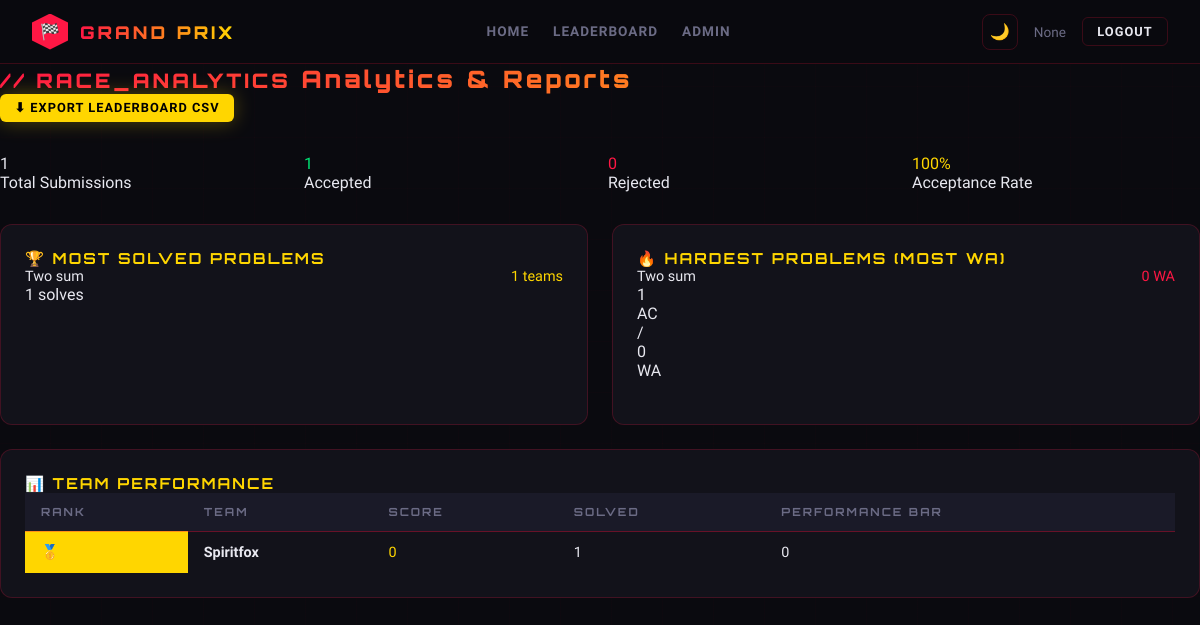
Page /admin/analytics (signed in) on the committed database.
### tables this page shows
CREATE TABLE problems (
            id INTEGER PRIMARY KEY AUTOINCREMENT,
            title TEXT NOT NULL,
            description TEXT NOT NULL,
            constraints TEXT,
            sample_input TEXT,
            sample_output TEXT,
            difficulty TEXT DEFAULT 'Medium',
            points INTEGER DEFAULT 100,
            category TEXT DEFAULT 'Arrays',
            visible INTEGER DEFAULT 0,
            created_at TEXT DEFAULT CURRENT_TIMESTAMP
        );

CREATE TABLE teams (
            id INTEGER PRIMARY KEY AUTOINCREMENT,
            name TEXT UNIQUE NOT NULL,
            team_code TEXT UNIQUE NOT NULL,
            invite_code TEXT UNIQUE NOT NULL,
            status TEXT DEFAULT 'pending',
            score INTEGER DEFAULT 0,
            penalty INTEGER DEFAULT 0,
            created_at TEXT DEFAULT CURRENT_TIMESTAMP
        );

### app.py (the view)
@app.route('/admin/analytics')
@admin_required
def admin_analytics():
    conn = get_db()
    total_subs = conn.execute('SELECT COUNT(*) as c FROM submissions').fetchone()['c']
    accepted = conn.execute('SELECT COUNT(*) as c FROM submissions WHERE status="Accepted"').fetchone()['c']
    most_solved = conn.execute('''
        SELECT p.title, COUNT(DISTINCT s.team_id) as c FROM submissions s
        JOIN problems p ON s.problem_id=p.id WHERE s.status="Accepted"
        GROUP BY s.problem_id ORDER BY c DESC LIMIT 5
    ''').fetchall()
    hardest = conn.execute('''
        SELECT p.title,
               SUM(CASE WHEN s.status="Wrong Answer" THEN 1 ELSE 0 END) as wrong,
               SUM(CASE WHEN s.status="Accepted" THEN 1 ELSE 0 END) as correct
        FROM submissions s JOIN problems p ON s.problem_id=p.id
        GROUP BY s.problem_id ORDER BY wrong DESC LIMIT 5
    ''').fetchall()
    team_perf = conn.execute('''
        SELECT t.name, t.score, COUNT(DISTINCT s.problem_id) as solved
        FROM teams t LEFT JOIN submissions s ON t.id=s.team_id AND s.status="Accepted"
        WHERE t.status="approved" GROUP BY t.id ORDER BY t.score DESC LIMIT 10
    ''').fetchall()
    conn.close()
    return render_template('admin_analytics.html', total_subs=total_subs, accepted=accepted,
                           most_solved=most_solved, hardest=hardest, team_perf=team_perf)

### app.py (called while the page is built)
def get_db():
    conn = sqlite3.connect(DB_PATH)
    conn.row_factory = sqlite3.Row
    return conn

def admin_required(f):
    @wraps(f)
    def decorated(*args, **kwargs):
        if 'user_id' not in session:
            return redirect(url_for('login'))
        if session.get('role') != 'admin':
            return redirect(url_for('dashboard'))
        return f(*args, **kwargs)
    return decorated

### admin_analytics.html (shortened to what this page needs)
{% extends 'base.html' %}
{% block content %}
<div class="page-header">
  <div class="page-title">
    <small>// RACE_ANALYTICS</small>
    Analytics & Reports
  </div>
  <div style="display: flex; gap: 0.75rem;">
    <a href="/admin/leaderboard/export" class="btn btn-gold btn-sm">⬇ Export Leaderboard CSV</a>
  </div>
</div>
<div class="grid-4" style="margin-bottom: 2rem;">
  <div class="stat-card">
    <div class="stat-num">{{ total_subs }}</div>
    <div class="stat-label">Total Submissions</div>
  </div>
  <div class="stat-card" style="border-left-color: var(--green)">
    <div class="stat-num" style="color: var(--green)">{{ accepted }}</div>
    <div class="stat-label">Accepted</div>
  </div>
  <div class="stat-card" style="border-left-color: var(--red)">
    <div class="stat-num" style="color: var(--red)">{{ total_subs - accepted }}</div>
    <div class="stat-label">Rejected</div>
  </div>
  <div class="stat-card" style="border-left-color: var(--gold)">
    <div class="stat-num" style="color: var(--gold)">{{ '%.0f'|format((accepted / total_subs * 100) if total_subs else 0) }}%</div>
    <div class="stat-label">Acceptance Rate</div>
  </div>
</div>
<div class="grid-2">
  <div class="card">
    <div class="card-title">🏆 Most Solved Problems</div>
    {% if most_solved %}
    {% set max_c = most_solved[0].c %}
    {% for p in most_solved %}
    <div style="margin-bottom: 1.25rem;">
      <div style="display: flex; justify-content: space-between; font-size: 0.9rem;">
        <span>{{ p.title[:35] }}</span>
        <span class="mono" style="color: var(--gold)">{{ p.c }} teams</span>
      </div>
      <div class="bar">
        <div class="bar-fill" style="width: {{ (p.c / max_c * 100)|round }}%">{{ p.c }} solves</div>
      </div>
    </div>
    {% endfor %}
    {% else %}
    <p style="color: var(--muted);">No accepted solutions yet</p>
    {% endif %}
  </div>
  <div class="card">
    <div class="card-title">🔥 Hardest Problems (Most WA)</div>
    {% if hardest %}
    {% set max_w = hardest[0].wrong if hardest[0].wrong else 1 %}
    {% for p in hardest %}
    <div style="margin-bottom: 1.25rem;">
      <div style="display: flex; justify-content: space-between; font-size: 0.9rem;">
        <span>{{ p.title[:35] }}</span>
        <span class="mono" style="color: var(--red)">{{ p.wrong }} WA</span>
      </div>
      <div class="bar">
        <div class="bar-fill" style="width: {{ (p.wrong / max_w * 100)|round if max_w else 0 }}%; background: linear-gradient(90deg, #E30022, #ff4466);">
          {{ p.correct }} AC / {{ p.wrong }} WA
        </div>
      </div>
    </div>
    {% endfor %}
    {% else %}
    <p style="color: var(--muted);">No data yet</p>
    {% endif %}
  </div>
</div>
<div class="card" style="margin-top: 1.5rem;">
  <div class="card-title">📊 Team Performance</div>
  {% if team_perf %}
  <table>
    <thead>
      <tr><th>Rank</th><th>Team</th><th>Score</th><th>Solved</th><th>Performance Bar</th></tr>
    </thead>
    <tbody>
      {% set max_score = team_perf[0].score if team_perf[0].score else 1 %}
      {% for t in team_perf %}
      <tr>
        <td class="rank-num {{ 'rank-1' if loop.index==1 else ('rank-2' if loop.index==2 else ('rank-3' if loop.index==3 else '')) }}">
          {{ '🥇' if loop.index==1 else ('🥈' if loop.index==2 else ('🥉' if loop.index==3 else loop.index)) }}
        </td>
        <td><strong>{{ t.name }}</strong></td>
        <td class="mono" style="color: var(--gold)">{{ t.score }}</td>
        <td class="mono">{{ t.solved }}</td>
        <td style="min-width: 150px">
          <div class="bar">
            <div class="bar-fill" style="width: {{ (t.score / max_score * 100)|round if max_score else 0 }}%">{{ t.score }}</div>
          </div>
        </td>
      </tr>
      {% endfor %}
    </tbody>
  </table>
  {% else %}
  <p style="color: var(--muted); text-align: center; padding: 2rem;">No team data yet</p>
  {% endif %}
</div>
{% endblock %}

### templates/base.html (style rules this page uses)
:root { --red: #FF1744; --gold: #FFD600; --carbon: #0A0A0F; --surface: #12121A; --surface2: #1A1A28; --surface3: #252535; --border: rgba(255,23,68,0.2); --text: #E8E8F0; --muted: #6B6B85; --green: #00E676; --blue: #2979FF; --orange: #FF6D00; --glow: 0 0 20px rgba(255,23,68,0.4); --gold-glow: 0 0 20px rgba(255,214,0,0.4); }
* { margin:0;padding:0;box-sizing:border-box }
html { scroll-behavior:smooth }
body { background:var(--carbon);color:var(--text);font-family:'Rajdhani',sans-serif;min-height:100vh; overflow-x:hidden;transition:background .3s,color .3s }
body::before { content:'';position:fixed;inset:0;z-index:-1; background: repeating-linear-gradient( 90deg, transparent, transparent 50px, rgba(255,23,68,0.015) 50px, rgba(255,23,68,0.015) 51px ), repeating-linear-gradient( 0deg, transparent, transparent 50px, rgba(255,23,68,0.015) 50px, rgba(255,23,68,0.015) 51px ) }
.btn { display:inline-flex;align-items:center;gap:8px;padding:.6rem 1.4rem;border-radius:6px; font-family:'Rajdhani',sans-serif;font-weight:600;font-size:.9rem;letter-spacing:1px; text-transform:uppercase;cursor:pointer;border:none;transition:all .2s;text-decoration:none }
.btn-gold { background:var(--gold);color:#000;box-shadow:0 0 20px rgba(255,214,0,0.3) }
.btn-sm { padding:.4rem .9rem;font-size:.8rem }
.card { background:var(--surface);border:1px solid var(--border);border-radius:12px;padding:1.5rem; transition:border-color .2s,box-shadow .2s }
.card-title { font-family:'Orbitron',monospace;font-weight:700;font-size:.95rem;letter-spacing:2px; color:var(--gold);text-transform:uppercase }
table { width:100%;border-collapse:collapse }
th { background:var(--surface2);padding:.75rem 1rem;text-align:left;font-family:'Orbitron',monospace; font-size:.7rem;letter-spacing:2px;color:var(--muted);text-transform:uppercase;border-bottom:1px solid var(--border) }
td { padding:.75rem 1rem;border-bottom:1px solid rgba(255,23,68,0.05);font-size:.9rem;vertical-align:middle }
tr:last-child td { border-bottom:none }
.page-header { margin-bottom:2rem }
.page-title { font-family:'Orbitron',monospace;font-weight:900;font-size:1.5rem;letter-spacing:3px; background:linear-gradient(90deg,var(--red),var(--gold));-webkit-background-clip:text; -webkit-text-fill-color:transparent }
.grid-2 { display:grid;grid-template-columns:1fr 1fr;gap:1.5rem }
.grid-4 { display:grid;grid-template-columns:repeat(4,1fr);gap:1rem }
.rank-1 { background:var(--gold);color:#000 }

### rows in the picture
problems: title "Two sum", c "1", {{ (p.c / max_c * 100)|round }} 100.0 (drawn), wrong "0", correct "1"
teams: index "🥇", name "Spiritfox", score "0", solved "1"

### other values in the picture
{{ session.get('name') }} "None"
{{ total_subs }} "1"
{{ accepted }} "1"
{{ total_subs - accepted }} "0"
{{ '%.0f'|format((accepted / total_subs * 100) if total_subs else 0) }} "100"
